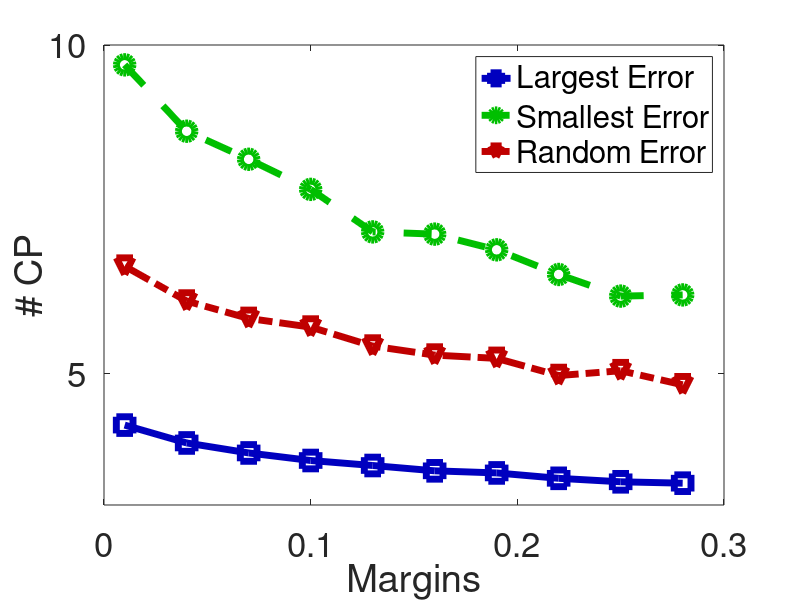

Reproduce this figure in MATLAB.
%  Auto-generated by MATLAB on 28-Nov-2014 15:53:21

%Get rid of anything that might pose a problem 
clear all

%load data
load NbCP;
ymatrix1_tmp = [NbCP.Biggest; NbCP.Smallest; NbCP.Random]';
xvector_tmp = [0.01:0.01:0.30]';

%only keep 1 data out of 10
j = 1;
for i=1:size( xvector_tmp, 1 )
    if (j == 4)
        j = 1;
    end
    
    if (j == 1)
        if ( i == 1)
            ymatrix1 = ymatrix1_tmp(1, :);
            xvector = xvector_tmp(1, 1);
        else
            ymatrix1 = [ymatrix1; ymatrix1_tmp(i, :)];
            xvector = [xvector; xvector_tmp(i, :)];
        end
    end 
    
    j = j + 1;
end

% Create figure
figure1 = figure;

% Create axes
axes1 = axes('Parent',figure1,'YTick',[0 5 10 15 20],'XTick',[0 0.1 0.2 0.3],...
    'FontSize',25);
xlim(axes1,[0 0.3]);
box(axes1,'on');
hold(axes1,'all');

% Create multiple lines using matrix input
plot1 = plot(xvector, ymatrix1, 'Parent',axes1);
set(plot1(1),'DisplayName', 'Largest Error', 'Color', [0 0 0.75], 'MarkerSize', 12,'Marker', 's', 'LineWidth', 5, 'LineStyle', '-');
set(plot1(2),'DisplayName', 'Smallest Error', 'Color', [0 0.75 0], 'MarkerSize', 12,'Marker', 'o', 'LineWidth', 5, 'LineStyle', '--');
set(plot1(3),'DisplayName', 'Random Error', 'Color', [0.75 0 0], 'MarkerSize', 12,'Marker', 'v', 'LineWidth', 5, 'LineStyle', '-.');

% Create xlabel
xlabel('Margins');

% Create ylabel
ylabel('# CP');

% Create legend
legend(axes1,'show');

